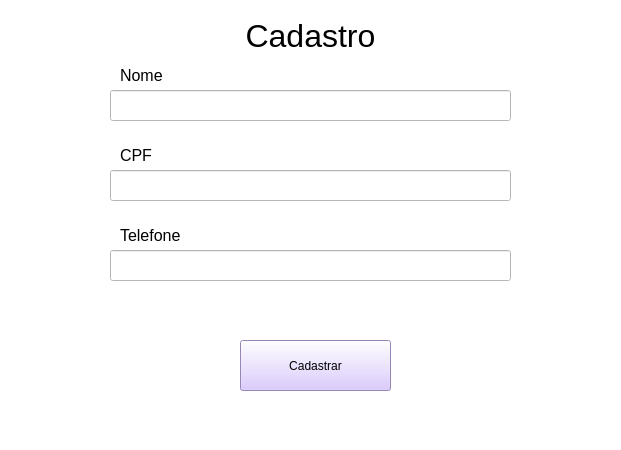
<?xml version="1.0" encoding="UTF-8"?>
<ui version="4.0">
 <class>MainWindow</class>
 <widget class="QMainWindow" name="MainWindow">
  <property name="geometry">
   <rect><x>0</x><y>0</y><width>621</width><height>450</height></rect>
  </property>
  <property name="windowTitle"><string>MainWindow</string></property>
  <property name="styleSheet">
   <string notr="true">background-color: rgb(255, 255, 255);</string>
  </property>
  <widget class="QWidget" name="centralwidget">

   <widget class="QLabel" name="label">
    <property name="geometry">
     <rect><x>0</x><y>10</y><width>621</width><height>51</height></rect>
    </property>
    <property name="font">
     <font><family>Microsoft Sans Serif</family><pointsize>24</pointsize></font>
    </property>
    <property name="text"><string>Cadastro</string></property>
    <property name="alignment"><set>AlignCenter</set></property>
   </widget>

   <!-- Nome -->
   <widget class="QLabel" name="label_2">
    <property name="geometry">
     <rect><x>120</x><y>50</y><width>181</width><height>51</height></rect>
    </property>
    <property name="font">
     <font><family>Microsoft Sans Serif</family><pointsize>12</pointsize></font>
    </property>
    <property name="text"><string>Nome</string></property>
    <property name="alignment"><set>AlignVCenter</set></property>
   </widget>
   <widget class="QLineEdit" name="txt_nomeCadastroCliente">
    <property name="geometry">
     <rect><x>110</x><y>90</y><width>401</width><height>31</height></rect>
    </property>
   </widget>

   <!-- CPF -->
   <widget class="QLabel" name="label_3">
    <property name="geometry">
     <rect><x>120</x><y>130</y><width>181</width><height>51</height></rect>
    </property>
    <property name="font">
     <font><family>Microsoft Sans Serif</family><pointsize>12</pointsize></font>
    </property>
    <property name="text"><string>CPF</string></property>
    <property name="alignment"><set>AlignVCenter</set></property>
   </widget>
   <widget class="QLineEdit" name="txt_cpfCadastroCliente">
    <property name="geometry">
     <rect><x>110</x><y>170</y><width>401</width><height>31</height></rect>
    </property>
   </widget>

   <!-- Telefone -->
   <widget class="QLabel" name="label_4">
    <property name="geometry">
     <rect><x>120</x><y>210</y><width>181</width><height>51</height></rect>
    </property>
    <property name="font">
     <font><family>Microsoft Sans Serif</family><pointsize>12</pointsize></font>
    </property>
    <property name="text"><string>Telefone</string></property>
    <property name="alignment"><set>AlignVCenter</set></property>
   </widget>
   <widget class="QLineEdit" name="txt_telefoneCadastroCliente">
    <property name="geometry">
     <rect><x>110</x><y>250</y><width>401</width><height>31</height></rect>
    </property>
   </widget>

   <!-- Botão -->
   <widget class="QPushButton" name="bt_confirmarCadastroCliente">
    <property name="geometry">
     <rect><x>240</x><y>340</y><width>151</width><height>51</height></rect>
    </property>
    <property name="styleSheet">
     <string notr="true">background-color: rgb(209, 187, 255);</string>
    </property>
    <property name="text"><string>Cadastrar</string></property>
   </widget>

  </widget>
  <widget class="QStatusBar" name="statusbar"/>
 </widget>
 <resources/>
 <connections/>
</ui>
